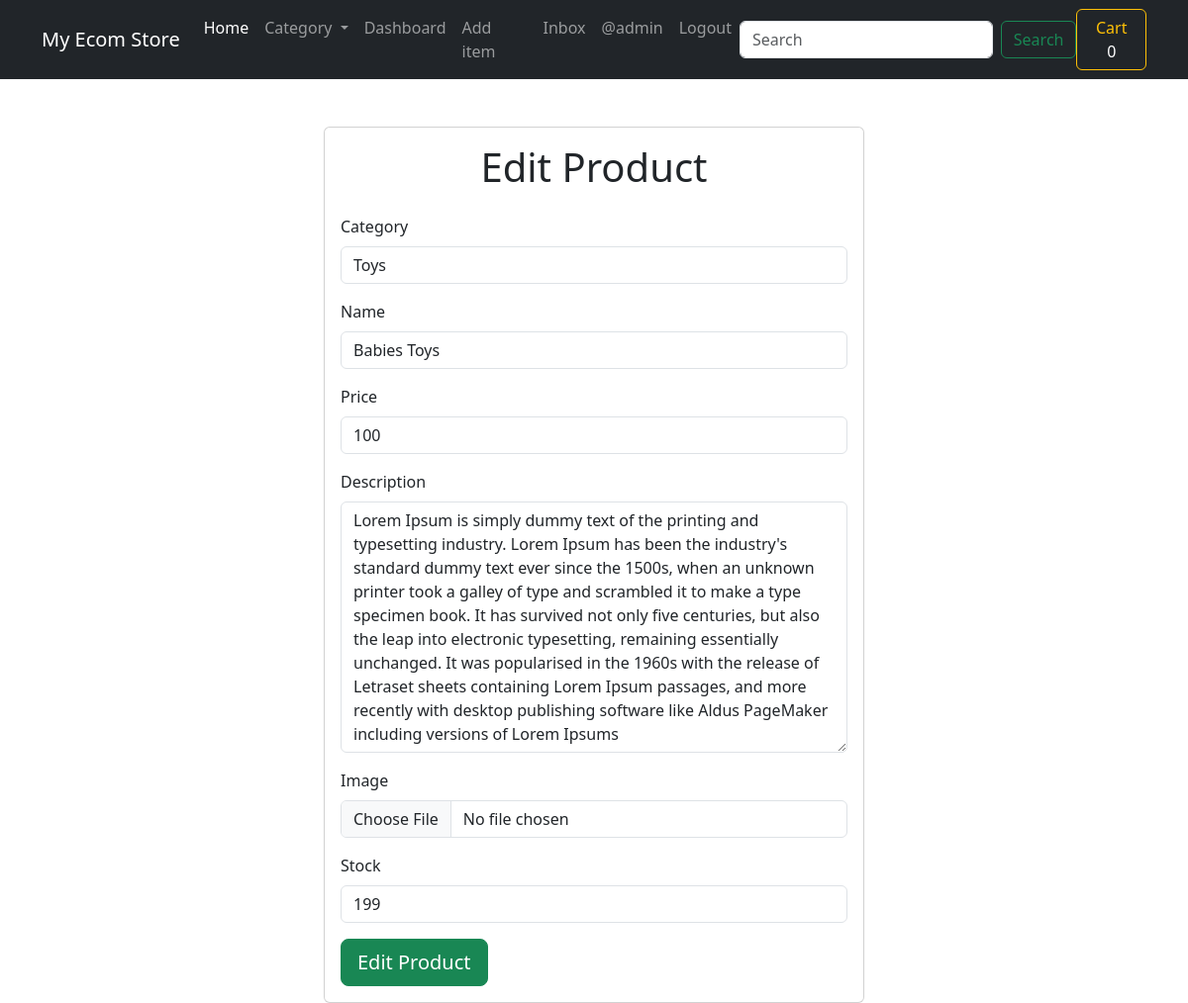
The page /update-product/1/ (signed in) on the database its author committed.
### coreApp/models.py (models this page shows, shortened)
class Product(models.Model):
    category = models.ForeignKey(Category, related_name="products", on_delete=models.CASCADE)
    name = models.CharField(max_length=50)
    price = models.IntegerField()
    description = models.TextField()
    is_sold = models.BooleanField(default=False)
    stock = models.IntegerField()
    created_by = models.ForeignKey(User, related_name="products", on_delete=models.CASCADE)
    created_at = models.DateTimeField(auto_now_add=True)
    modified_at = models.DateTimeField(auto_now=True)
    image = models.ImageField(upload_to="images")

### coreApp/views.py (the view)
# urls.py: path("update-product/<int:pk>/", views.update_item, name="update-product"),
@login_required
def update_item(request, pk):
    product = get_object_or_404(Product, pk=pk, created_by=request.user)
    form = ProductRegisterForm(instance=product)
    if request.method == "POST":
        form = ProductRegisterForm(request.POST, request.FILES, instance=product)
        if form.is_valid():
            form.save()
            return redirect("coreApp:home")
    context = {
        "title": "Edit Product",
        "form": form,
    }
    return render(request, "coreApp/new_item.html", context)

### coreApp/forms.py
class ProductRegisterForm(forms.ModelForm):
    class Meta:
        model = Product
        fields = ["category", "name", "price", "description",
                  "is_sold", "stock", "image"]
        widgets = {
            "category": forms.Select(attrs={
                "class": "form-control"
            }),
            "name": forms.TextInput(attrs={
                "class": "form-control"
            }),
            "price": forms.TextInput(attrs={
                "class": "form-control"
            }),
            "description": forms.Textarea(attrs={
                "class": "form-control"
            }),
            "is_sold": forms.RadioSelect(attrs={
                "class": "form-control"
            }),
            "image": forms.FileInput(attrs={
                "class": "form-control"
            }),
            "stock": forms.TextInput(attrs={
                "class": "form-control"
            }),
        }

### cart/cart.py (called while the page is built)
    def __len__(self):
        return sum(item['qty'] for item in self.cart.values())

### cart/context_processors.py (called while the page is built)
def cart(request):
    return {'cart': Cart(request)}

### coreApp/models.py (called while the page is built)
    def __str__(self):
        return self.name

### coreApp/views.py (called while the page is built)
def category(request):
    all_categories = Category.objects.all()
    return {"all_categories": all_categories}

### coreApp/templates/coreApp/new_item.html (shortened to what this page needs)
{% extends "coreApp/base.html" %}
{% block content %}
    <div class="container mt-5">
    <div class="col-lg-6 mx-auto">
        <div class="card">
            <div class="card-body">
                <h1 class="mb-4 text-center">{{title}}</h1>
                <form method="post" action="." enctype="multipart/form-data">
                    <div class="mb-3">
                        <label class="form-label">Category</label>
                        {{ form.category }}
                    </div>
                    <div class="mb-3">
                        <label class="form-label">Name</label>
                        {{ form.name }}
                    </div>
                    <div class="mb-3">
                        <label class="form-label">Price</label>
                        {{ form.price }}
                    </div>
                    <div class="mb-3">
                        <label class="form-label">Description</label>
                        {{ form.description }}
                    </div>
                    <div class="mb-3">
                        <label class="form-label">Image</label>
                        {{ form.image }}
                    </div>
                    <div class="mb-3">
                        <label class="form-label">Stock</label>
                        {{ form.stock }}
                    </div>
                    <button type="submit" class="btn btn-success btn-lg btn-block">{{ title }} </button>
                </form>
            </div>
        </div>
    </div>
</div>
{% endblock content %}

### coreApp/templates/coreApp/base.html (shortened to what this page needs)
{% load static %}
<!doctype html>
<html lang="en">
<head>
    <link rel="stylesheet" href="https://use.fontawesome.com/releases/v6.0.0/css/all.css" />    <link href="https://cdn.jsdelivr.net/npm/bootstrap@5.3.2/dist/css/bootstrap.min.css" rel="stylesheet"
>
</head>
<body>
  <body>
      <nav class="navbar navbar-expand-lg bg-dark navbar-dark">
      <div class="container-fluid container">
        <a class="navbar-brand" href="{% url 'coreApp:home' %}">My Ecom Store</a>
        <div class="collapse navbar-collapse" id="navbarSupportedContent">
          <ul class="navbar-nav me-auto mb-2 mb-lg-0">
            <li class="nav-item">
              <a class="nav-link active" aria-current="page" href="/">Home</a>
            </li>
            <li class="nav-item dropdown">
              <a class="nav-link dropdown-toggle" href="#" role="button" data-bs-toggle="dropdown" aria-expanded="false">
                Category
              </a>
            </li>
            {% if request.user.is_authenticated %}
            <li class="nav-item">
              <a class="nav-link" href="#">Dashboard</a>
            </li>
            <li class="nav-item">
              <a class="nav-link" href="{% url 'coreApp:add-item' %}">Add item</a>
            </li>
            <li class="nav-item">
              <a class="nav-link" href="{% url 'conversation:inbox' %}">Inbox</a>
            </li>
            <li class="nav-item">
              <a class="nav-link" href="{% url 'coreApp:dashboard' %}">@{{ request.user }}</a>
            </li>
            <li class="nav-item">
              <a class="nav-link" href="{% url 'coreApp:logout' %}">Logout</a>
            </li>
            {% endif %}
          </ul>
          <form class="d-flex" role="search" action="{% url 'coreApp:david' %}">
            <input class="form-control me-2" name="query" value="{{ query }}" type="search" placeholder="Search" aria-label="Search">
            <button class="btn btn-outline-success" type="submit">Search</button>
          </form>
      <ul class="navbar-nav ms-auto mb-2 mb-lg-0">
        <li class="nav-item">
            <a href="{% url 'cart:cart-summary' %}" class="btn btn-outline-warning">
              Cart
              <span id="cart-qty" class="text-white">
                {% with qty_amount=cart|length %}
                  {% if qty_amount > 0 %}
                    {{ qty_amount }}
                  {% else %}
                    0
                  {% endif %}
                {% endwith %}
              </span>
            </a>
        </li>
      </ul>
        </div>
      </div>
    </nav>
      <div class="container">
          {% block content %}{% endblock content %}
      </div>
  </body>
</html>

### rows shown on the page
Product: category "Toys", name "Babies Toys", price "100", description "Lorem Ipsum is simply dummy text of the printing and typesetting industry. Lorem Ipsum has been the industry's standard dummy text ever since the 1500s, when an unknown printer took a galley of type and scrambled it to make a type specimen book. It has survived not only five centuries, but also the leap into electronic typesetting, remaining essentially unchanged. It was popularised in the 1960s with the release of Letraset sheets containing Lorem Ipsum passages, and more recently with desktop publishing software like Aldus PageMaker including versions of Lorem Ipsums", stock "199"

### other values the page prints
{{ request.user }} "admin"
{{ title }} "Edit Product"
